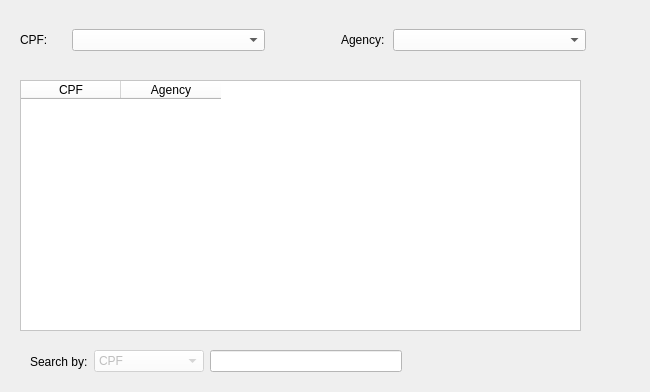
    <widget class="QWidget" name="tab_manager">
     <attribute name="icon">
      <iconset>
       <normaloff>view/img/normal/User Shield.png</normaloff>view/img/normal/User Shield.png</iconset>
     </attribute>
     <attribute name="title">
      <string/>
     </attribute>
     <attribute name="toolTip">
      <string>Manager</string>
     </attribute>
     <widget class="QWidget" name="gridLayoutWidget_3">
      <property name="geometry">
       <rect>
        <x>20</x>
        <y>0</y>
        <width>566</width>
        <height>81</height>
       </rect>
      </property>
      <layout class="QGridLayout" name="gridLayout_5">
       <item row="0" column="3">
        <widget class="QLabel" name="manager_lbl_agency">
         <property name="text">
          <string>Agency:</string>
         </property>
        </widget>
       </item>
       <item row="0" column="0">
        <widget class="QLabel" name="manager_lbl_name">
         <property name="text">
          <string>CPF:</string>
         </property>
        </widget>
       </item>
       <item row="0" column="2">
        <spacer name="horizontalSpacer_13">
         <property name="orientation">
          <enum>Qt::Horizontal</enum>
         </property>
         <property name="sizeType">
          <enum>QSizePolicy::Fixed</enum>
         </property>
         <property name="sizeHint" stdset="0">
          <size>
           <width>70</width>
           <height>20</height>
          </size>
         </property>
        </spacer>
       </item>
       <item row="0" column="1">
        <widget class="QComboBox" name="manager_input_cpf">
         <property name="minimumSize">
          <size>
           <width>193</width>
           <height>22</height>
          </size>
         </property>
         <property name="maximumSize">
          <size>
           <width>193</width>
           <height>22</height>
          </size>
         </property>
         <property name="styleSheet">
          <string notr="true">background-color: rgb(255, 255, 255);
border-color: rgb(255, 255, 255);</string>
         </property>
        </widget>
       </item>
       <item row="0" column="4">
        <widget class="QComboBox" name="manager_input_agency">
         <property name="minimumSize">
          <size>
           <width>193</width>
           <height>22</height>
          </size>
         </property>
         <property name="maximumSize">
          <size>
           <width>193</width>
           <height>22</height>
          </size>
         </property>
         <property name="styleSheet">
          <string notr="true">background-color: rgb(255, 255, 255);
border-color: rgb(255, 255, 255);</string>
         </property>
        </widget>
       </item>
      </layout>
     </widget>
     <widget class="QWidget" name="verticalLayoutWidget_3">
      <property name="geometry">
       <rect>
        <x>590</x>
        <y>20</y>
        <width>51</width>
        <height>301</height>
       </rect>
      </property>
      <layout class="QVBoxLayout" name="verticalLayout_3">
       <item>
        <widget class="QPushButton" name="manager_btn_create">
         <property name="minimumSize">
          <size>
           <width>32</width>
           <height>32</height>
          </size>
         </property>
         <property name="maximumSize">
          <size>
           <width>32</width>
           <height>32</height>
          </size>
         </property>
         <property name="focusPolicy">
          <enum>Qt::NoFocus</enum>
         </property>
         <property name="toolTip">
          <string>Submit </string>
         </property>
         <property name="styleSheet">
          <string notr="true">QPushButton {
	border: solid transparent 1px;
	border-image: url(view/img/normal/Checkmark.png);
}
QPushButton:hover {
	border-image: url(view/img/hover/Checkmark.png);
}
QPushButton:pressed {
	border-image: url(view/img/normal/Checkmark.png);
}</string>
         </property>
         <property name="text">
          <string/>
         </property>
         <property name="iconSize">
          <size>
           <width>32</width>
           <height>32</height>
          </size>
         </property>
         <property name="shortcut">
          <string>Return</string>
         </property>
         <property name="flat">
          <bool>true</bool>
         </property>
        </widget>
       </item>
       <item>
        <spacer name="verticalSpacer_10">
         <property name="orientation">
          <enum>Qt::Vertical</enum>
         </property>
         <property name="sizeHint" stdset="0">
          <size>
           <width>20</width>
           <height>40</height>
          </size>
         </property>
        </spacer>
       </item>
       <item>
        <widget class="QPushButton" name="manager_btn_edit">
         <property name="minimumSize">
          <size>
           <width>30</width>
           <height>30</height>
          </size>
         </property>
         <property name="maximumSize">
          <size>
           <width>30</width>
           <height>30</height>
          </size>
         </property>
         <property name="focusPolicy">
          <enum>Qt::NoFocus</enum>
         </property>
         <property name="toolTip">
          <string>Edit selected  </string>
         </property>
         <property name="styleSheet">
          <string notr="true">QPushButton {
	border: solid transparent 1px;
	border-image: url(view/img/normal/Edit.png);
}
QPushButton:hover {
	border-image: url(view/img/hover/Edit.png);
}
QPushButton:pressed {
	border-image: url(view/img/normal/Edit.png);
}</string>
         </property>
         <property name="text">
          <string/>
         </property>
         <property name="iconSize">
          <size>
           <width>30</width>
           <height>30</height>
          </size>
         </property>
         <property name="flat">
          <bool>true</bool>
         </property>
        </widget>
       </item>
       <item>
        <spacer name="verticalSpacer_11">
         <property name="orientation">
          <enum>Qt::Vertical</enum>
         </property>
         <property name="sizeHint" stdset="0">
          <size>
           <width>20</width>
           <height>40</height>
          </size>
         </property>
        </spacer>
       </item>
       <item>
        <widget class="QPushButton" name="manager_btn_admin">
         <property name="sizePolicy">
          <sizepolicy hsizetype="Minimum" vsizetype="Fixed">
           <horstretch>0</horstretch>
           <verstretch>0</verstretch>
          </sizepolicy>
         </property>
         <property name="minimumSize">
          <size>
           <width>32</width>
           <height>32</height>
          </size>
         </property>
         <property name="maximumSize">
          <size>
           <width>32</width>
           <height>32</height>
          </size>
         </property>
         <property name="focusPolicy">
          <enum>Qt::NoFocus</enum>
         </property>
         <property name="toolTip">
          <string>Give admin permissions</string>
         </property>
         <property name="styleSheet">
          <string notr="true">QPushButton {
	border: solid transparent 1px;
	border-image: url(view/img/normal/Crown.png);
}
QPushButton:hover {
	border-image: url(view/img/hover/Crown.png);
}
QPushButton:pressed {
	border-image: url(view/img/normal/Crown.png);
}</string>
         </property>
         <property name="text">
          <string/>
         </property>
         <property name="iconSize">
          <size>
           <width>32</width>
           <height>32</height>
          </size>
         </property>
         <property name="flat">
          <bool>true</bool>
         </property>
        </widget>
       </item>
       <item>
        <spacer name="verticalSpacer_12">
         <property name="orientation">
          <enum>Qt::Vertical</enum>
         </property>
         <property name="sizeHint" stdset="0">
          <size>
           <width>20</width>
           <height>40</height>
          </size>
         </property>
        </spacer>
       </item>
       <item>
        <widget class="QPushButton" name="manager_btn_delete">
         <property name="minimumSize">
          <size>
           <width>32</width>
           <height>32</height>
          </size>
         </property>
         <property name="maximumSize">
          <size>
           <width>32</width>
           <height>32</height>
          </size>
         </property>
         <property name="focusPolicy">
          <enum>Qt::NoFocus</enum>
         </property>
         <property name="toolTip">
          <string>Delete selected   </string>
         </property>
         <property name="styleSheet">
          <string notr="true">QPushButton {
	border: solid transparent 1px;
	border-image: url(view/img/normal/Delete.png);
}
QPushButton:hover {
	border-image: url(view/img/hover/Delete.png);
}
QPushButton:pressed {
	border-image: url(view/img/normal/Delete.png);
}</string>
         </property>
         <property name="text">
          <string/>
         </property>
         <property name="iconSize">
          <size>
           <width>32</width>
           <height>32</height>
          </size>
         </property>
         <property name="shortcut">
          <string>Del</string>
         </property>
         <property name="flat">
          <bool>true</bool>
         </property>
        </widget>
       </item>
      </layout>
     </widget>
     <widget class="QTableWidget" name="manager_table">
      <property name="geometry">
       <rect>
        <x>20</x>
        <y>80</y>
        <width>561</width>
        <height>251</height>
       </rect>
      </property>
      <property name="sizePolicy">
       <sizepolicy hsizetype="Preferred" vsizetype="Preferred">
        <horstretch>0</horstretch>
        <verstretch>0</verstretch>
       </sizepolicy>
      </property>
      <property name="palette">
       <palette>
        <active>
         <colorrole role="Button">
          <brush brushstyle="SolidPattern">
           <color alpha="255">
            <red>255</red>
            <green>255</green>
            <blue>255</blue>
           </color>
          </brush>
         </colorrole>
         <colorrole role="Base">
          <brush brushstyle="SolidPattern">
           <color alpha="255">
            <red>255</red>
            <green>255</green>
            <blue>255</blue>
           </color>
          </brush>
         </colorrole>
         <colorrole role="Window">
          <brush brushstyle="SolidPattern">
           <color alpha="255">
            <red>255</red>
            <green>255</green>
            <blue>255</blue>
           </color>
          </brush>
         </colorrole>
         <colorrole role="Highlight">
          <brush brushstyle="SolidPattern">
           <color alpha="255">
            <red>254</red>
            <green>144</green>
            <blue>7</blue>
           </color>
          </brush>
         </colorrole>
         <colorrole role="AlternateBase">
          <brush brushstyle="SolidPattern">
           <color alpha="255">
            <red>111</red>
            <green>161</green>
            <blue>143</blue>
           </color>
          </brush>
         </colorrole>
        </active>
        <inactive>
         <colorrole role="Button">
          <brush brushstyle="SolidPattern">
           <color alpha="255">
            <red>255</red>
            <green>255</green>
            <blue>255</blue>
           </color>
          </brush>
         </colorrole>
         <colorrole role="Base">
          <brush brushstyle="SolidPattern">
           <color alpha="255">
            <red>255</red>
            <green>255</green>
            <blue>255</blue>
           </color>
          </brush>
         </colorrole>
         <colorrole role="Window">
          <brush brushstyle="SolidPattern">
           <color alpha="255">
            <red>255</red>
            <green>255</green>
            <blue>255</blue>
           </color>
          </brush>
         </colorrole>
         <colorrole role="Highlight">
          <brush brushstyle="SolidPattern">
           <color alpha="255">
            <red>254</red>
            <green>144</green>
            <blue>7</blue>
           </color>
          </brush>
         </colorrole>
         <colorrole role="AlternateBase">
          <brush brushstyle="SolidPattern">
           <color alpha="255">
            <red>111</red>
            <green>161</green>
            <blue>143</blue>
           </color>
          </brush>
         </colorrole>
        </inactive>
        <disabled>
         <colorrole role="Button">
          <brush brushstyle="SolidPattern">
           <color alpha="255">
            <red>255</red>
            <green>255</green>
            <blue>255</blue>
           </color>
          </brush>
         </colorrole>
         <colorrole role="Base">
          <brush brushstyle="SolidPattern">
           <color alpha="255">
            <red>255</red>
            <green>255</green>
            <blue>255</blue>
           </color>
          </brush>
         </colorrole>
         <colorrole role="Window">
          <brush brushstyle="SolidPattern">
           <color alpha="255">
            <red>255</red>
            <green>255</green>
            <blue>255</blue>
           </color>
          </brush>
         </colorrole>
         <colorrole role="Highlight">
          <brush brushstyle="SolidPattern">
           <color alpha="255">
            <red>254</red>
            <green>144</green>
            <blue>7</blue>
           </color>
          </brush>
         </colorrole>
         <colorrole role="AlternateBase">
          <brush brushstyle="SolidPattern">
           <color alpha="255">
            <red>111</red>
            <green>161</green>
            <blue>143</blue>
           </color>
          </brush>
         </colorrole>
        </disabled>
       </palette>
      </property>
      <property name="focusPolicy">
       <enum>Qt::NoFocus</enum>
      </property>
      <property name="autoFillBackground">
       <bool>false</bool>
      </property>
      <property name="styleSheet">
       <string notr="true">background-color: rgb(255, 255, 255);</string>
      </property>
      <property name="frameShadow">
       <enum>QFrame::Sunken</enum>
      </property>
      <property name="verticalScrollBarPolicy">
       <enum>Qt::ScrollBarAlwaysOff</enum>
      </property>
      <property name="horizontalScrollBarPolicy">
       <enum>Qt::ScrollBarAlwaysOff</enum>
      </property>
      <property name="editTriggers">
       <set>QAbstractItemView::NoEditTriggers</set>
      </property>
      <property name="alternatingRowColors">
       <bool>false</bool>
      </property>
      <property name="selectionBehavior">
       <enum>QAbstractItemView::SelectRows</enum>
      </property>
      <property name="sortingEnabled">
       <bool>true</bool>
      </property>
      <property name="wordWrap">
       <bool>true</bool>
      </property>
      <attribute name="horizontalHeaderCascadingSectionResizes">
       <bool>true</bool>
      </attribute>
      <attribute name="verticalHeaderVisible">
       <bool>false</bool>
      </attribute>
      <column>
       <property name="text">
        <string>CPF</string>
       </property>
      </column>
      <column>
       <property name="text">
        <string>Agency</string>
       </property>
      </column>
     </widget>
     <widget class="QWidget" name="horizontalLayoutWidget_4">
      <property name="geometry">
       <rect>
        <x>30</x>
        <y>340</y>
        <width>601</width>
        <height>43</height>
       </rect>
      </property>
      <layout class="QHBoxLayout" name="horizontalLayout_4">
       <item>
        <widget class="QLabel" name="manager_lbl_search">
         <property name="text">
          <string>Search by:</string>
         </property>
        </widget>
       </item>
       <item>
        <widget class="QComboBox" name="manager_cb_search">
         <property name="enabled">
          <bool>false</bool>
         </property>
         <property name="minimumSize">
          <size>
           <width>110</width>
           <height>0</height>
          </size>
         </property>
         <property name="palette">
          <palette>
           <active>
            <colorrole role="Button">
             <brush brushstyle="SolidPattern">
              <color alpha="255">
               <red>255</red>
               <green>255</green>
               <blue>255</blue>
              </color>
             </brush>
            </colorrole>
            <colorrole role="Base">
             <brush brushstyle="SolidPattern">
              <color alpha="255">
               <red>255</red>
               <green>255</green>
               <blue>255</blue>
              </color>
             </brush>
            </colorrole>
            <colorrole role="Window">
             <brush brushstyle="SolidPattern">
              <color alpha="255">
               <red>255</red>
               <green>255</green>
               <blue>255</blue>
              </color>
             </brush>
            </colorrole>
            <colorrole role="Highlight">
             <brush brushstyle="SolidPattern">
              <color alpha="255">
               <red>254</red>
               <green>144</green>
               <blue>7</blue>
              </color>
             </brush>
            </colorrole>
            <colorrole role="AlternateBase">
             <brush brushstyle="SolidPattern">
              <color alpha="255">
               <red>111</red>
               <green>161</green>
               <blue>143</blue>
              </color>
             </brush>
            </colorrole>
           </active>
           <inactive>
            <colorrole role="Button">
             <brush brushstyle="SolidPattern">
              <color alpha="255">
               <red>255</red>
               <green>255</green>
               <blue>255</blue>
              </color>
             </brush>
            </colorrole>
            <colorrole role="Base">
             <brush brushstyle="SolidPattern">
              <color alpha="255">
               <red>255</red>
               <green>255</green>
               <blue>255</blue>
              </color>
             </brush>
            </colorrole>
            <colorrole role="Window">
             <brush brushstyle="SolidPattern">
              <color alpha="255">
               <red>255</red>
               <green>255</green>
               <blue>255</blue>
              </color>
             </brush>
            </colorrole>
            <colorrole role="Highlight">
             <brush brushstyle="SolidPattern">
              <color alpha="255">
               <red>254</red>
               <green>144</green>
               <blue>7</blue>
              </color>
             </brush>
            </colorrole>
            <colorrole role="AlternateBase">
             <brush brushstyle="SolidPattern">
              <color alpha="255">
               <red>111</red>
               <green>161</green>
               <blue>143</blue>
              </color>
             </brush>
            </colorrole>
           </inactive>
           <disabled>
            <colorrole role="Button">
             <brush brushstyle="SolidPattern">
              <color alpha="255">
               <red>255</red>
               <green>255</green>
               <blue>255</blue>
              </color>
             </brush>
            </colorrole>
            <colorrole role="Base">
             <brush brushstyle="SolidPattern">
              <color alpha="255">
               <red>255</red>
               <green>255</green>
               <blue>255</blue>
              </color>
             </brush>
            </colorrole>
            <colorrole role="Window">
             <brush brushstyle="SolidPattern">
              <color alpha="255">
               <red>255</red>
               <green>255</green>
               <blue>255</blue>
              </color>
             </brush>
            </colorrole>
            <colorrole role="Highlight">
             <brush brushstyle="SolidPattern">
              <color alpha="255">
               <red>254</red>
               <green>144</green>
               <blue>7</blue>
              </color>
             </brush>
            </colorrole>
            <colorrole role="AlternateBase">
             <brush brushstyle="SolidPattern">
              <color alpha="255">
               <red>111</red>
               <green>161</green>
               <blue>143</blue>
              </color>
             </brush>
            </colorrole>
           </disabled>
          </palette>
         </property>
         <property name="focusPolicy">
          <enum>Qt::NoFocus</enum>
         </property>
         <property name="styleSheet">
          <string notr="true">background-color: rgb(255, 255, 255);
border-color: rgb(255, 255, 255);</string>
         </property>
         <item>
          <property name="text">
           <string>CPF</string>
          </property>
         </item>
        </widget>
       </item>
       <item>
        <widget class="QLineEdit" name="manager_input_search">
         <property name="enabled">
          <bool>false</bool>
         </property>
         <property name="palette">
          <palette>
           <active>
            <colorrole role="Button">
             <brush brushstyle="SolidPattern">
              <color alpha="255">
               <red>255</red>
               <green>255</green>
               <blue>255</blue>
              </color>
             </brush>
            </colorrole>
            <colorrole role="Base">
             <brush brushstyle="SolidPattern">
              <color alpha="255">
               <red>255</red>
               <green>255</green>
               <blue>255</blue>
              </color>
             </brush>
            </colorrole>
            <colorrole role="Window">
             <brush brushstyle="SolidPattern">
              <color alpha="255">
               <red>255</red>
               <green>255</green>
               <blue>255</blue>
              </color>
             </brush>
            </colorrole>
            <colorrole role="Highlight">
             <brush brushstyle="SolidPattern">
              <color alpha="255">
               <red>254</red>
               <green>144</green>
               <blue>7</blue>
              </color>
             </brush>
            </colorrole>
            <colorrole role="AlternateBase">
             <brush brushstyle="SolidPattern">
              <color alpha="255">
               <red>111</red>
               <green>161</green>
               <blue>143</blue>
              </color>
             </brush>
            </colorrole>
           </active>
           <inactive>
            <colorrole role="Button">
             <brush brushstyle="SolidPattern">
              <color alpha="255">
               <red>255</red>
               <green>255</green>
               <blue>255</blue>
              </color>
             </brush>
            </colorrole>
            <colorrole role="Base">
             <brush brushstyle="SolidPattern">
              <color alpha="255">
               <red>255</red>
               <green>255</green>
               <blue>255</blue>
              </color>
             </brush>
            </colorrole>
            <colorrole role="Window">
             <brush brushstyle="SolidPattern">
              <color alpha="255">
               <red>255</red>
               <green>255</green>
               <blue>255</blue>
              </color>
             </brush>
            </colorrole>
            <colorrole role="Highlight">
             <brush brushstyle="SolidPattern">
              <color alpha="255">
               <red>254</red>
               <green>144</green>
               <blue>7</blue>
              </color>
             </brush>
            </colorrole>
            <colorrole role="AlternateBase">
             <brush brushstyle="SolidPattern">
              <color alpha="255">
               <red>111</red>
               <green>161</green>
               <blue>143</blue>
              </color>
             </brush>
            </colorrole>
           </inactive>
           <disabled>
            <colorrole role="Button">
             <brush brushstyle="SolidPattern">
              <color alpha="255">
               <red>255</red>
               <green>255</green>
               <blue>255</blue>
              </color>
             </brush>
            </colorrole>
            <colorrole role="Base">
             <brush brushstyle="SolidPattern">
              <color alpha="255">
               <red>255</red>
               <green>255</green>
               <blue>255</blue>
              </color>
             </brush>
            </colorrole>
            <colorrole role="Window">
             <brush brushstyle="SolidPattern">
              <color alpha="255">
               <red>255</red>
               <green>255</green>
               <blue>255</blue>
              </color>
             </brush>
            </colorrole>
            <colorrole role="Highlight">
             <brush brushstyle="SolidPattern">
              <color alpha="255">
               <red>254</red>
               <green>144</green>
               <blue>7</blue>
              </color>
             </brush>
            </colorrole>
            <colorrole role="AlternateBase">
             <brush brushstyle="SolidPattern">
              <color alpha="255">
               <red>111</red>
               <green>161</green>
               <blue>143</blue>
              </color>
             </brush>
            </colorrole>
           </disabled>
          </palette>
         </property>
         <property name="focusPolicy">
          <enum>Qt::NoFocus</enum>
         </property>
         <property name="styleSheet">
          <string notr="true">background-color: rgb(255, 255, 255);
border-color: rgb(255, 255, 255);</string>
         </property>
        </widget>
       </item>
       <item>
        <spacer name="horizontalSpacer_14">
         <property name="orientation">
          <enum>Qt::Horizontal</enum>
         </property>
         <property name="sizeType">
          <enum>QSizePolicy::Fixed</enum>
         </property>
         <property name="sizeHint" stdset="0">
          <size>
           <width>5</width>
           <height>20</height>
          </size>
         </property>
        </spacer>
       </item>
       <item>
        <widget class="QPushButton" name="manager_btn_search">
         <property name="enabled">
          <bool>false</bool>
         </property>
         <property name="minimumSize">
          <size>
           <width>26</width>
           <height>26</height>
          </size>
         </property>
         <property name="maximumSize">
          <size>
           <width>26</width>
           <height>26</height>
          </size>
         </property>
         <property name="focusPolicy">
          <enum>Qt::NoFocus</enum>
         </property>
         <property name="text">
          <string/>
         </property>
         <property name="icon">
          <iconset>
           <normaloff>view/img/search_ios10.png</normaloff>view/img/search_ios10.png</iconset>
         </property>
         <property name="iconSize">
          <size>
           <width>20</width>
           <height>20</height>
          </size>
         </property>
         <property name="shortcut">
          <string>Enter</string>
         </property>
         <property name="flat">
          <bool>true</bool>
         </property>
        </widget>
       </item>
       <item>
        <spacer name="horizontalSpacer_15">
         <property name="orientation">
          <enum>Qt::Horizontal</enum>
         </property>
         <property name="sizeType">
          <enum>QSizePolicy::Expanding</enum>
         </property>
         <property name="sizeHint" stdset="0">
          <size>
           <width>40</width>
           <height>20</height>
          </size>
         </property>
        </spacer>
       </item>
      </layout>
     </widget>
    </widget>
